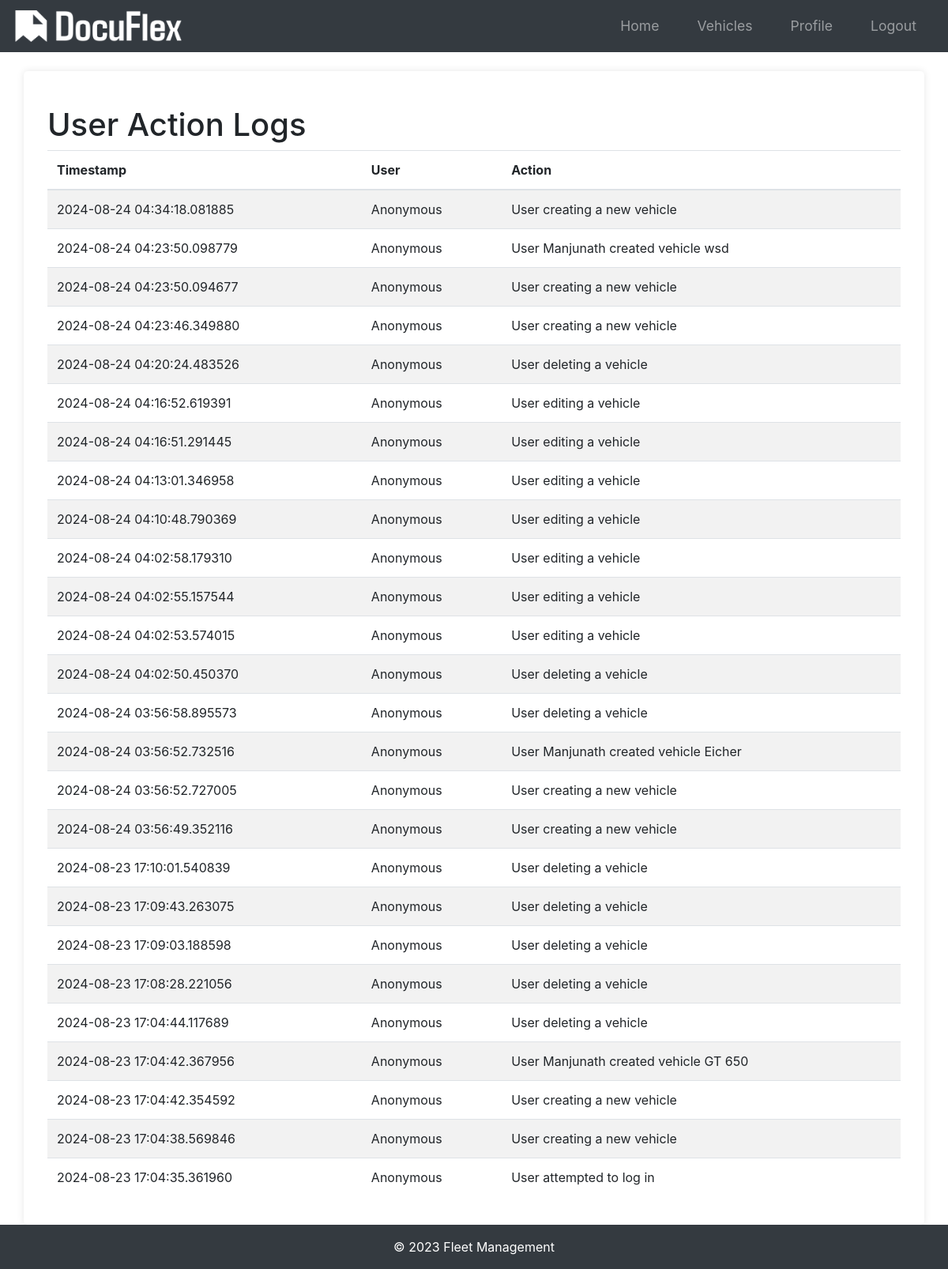
The app's page /logs (signed in) with its own data.
### app/models.py (models this page shows, shortened)
class Log(db.Model):
    id = db.Column(db.Integer, primary_key=True)
    user_id = db.Column(db.Integer, db.ForeignKey("user.id"), nullable=True)
    action = db.Column(db.String(255), nullable=False)
    timestamp = db.Column(db.DateTime, default=datetime.utcnow, nullable=False)

### app/routes.py (the view)
@main.route("/logs")
@login_required  # Ensure only logged-in users can see this
def view_logs():
    logs = Log.query.order_by(Log.timestamp.desc()).all()
    return render_template("view_logs.html", logs=logs)

### app/__init__.py (called while the page is built)
def create_app(config_class=Config):
    app = Flask(__name__)
    app.config.from_object(config_class)
    db.init_app(app)
    bcrypt.init_app(app)
    login_manager.init_app(app)
    mail.init_app(app)
    migrate.init_app(app, db)
    login_manager.login_view = "main.login"
    login_manager.login_message_category = "info"
    from app.models import User
    @login_manager.user_loader
    def load_user(user_id):
        return User.query.get(int(user_id))
    from app.routes import main as main_blueprint
    app.register_blueprint(main_blueprint)
    scheduler = BackgroundScheduler()
    scheduler.add_job(check_document_expirations, "interval", hours=24)
    scheduler.start()
    return app

### app/templates/view_logs.html (shortened to what this page needs)
{% extends "base.html" %}
{% block content %}
<div class="container">
    <h1 class="mt-4">User Action Logs</h1>
    <table class="table table-striped">
        <thead>
            <tr>
                <th scope="col">Timestamp</th>
                <th scope="col">User</th>
                <th scope="col">Action</th>
            </tr>
        </thead>
        <tbody>
            {% for log in logs %}
            <tr>
                <td>{{ log.timestamp }}</td>
                <td>{{ log.user.username if log.user else "Anonymous" }}</td>
                <td>{{ log.action }}</td>
            </tr>
            {% endfor %}
        </tbody>
    </table>
</div>
{% endblock %}

### app/static/styles.css (style rules this page uses)
body { font-family: Arial, sans-serif; margin: 0; padding: 0; background-color: #f4f4f4; }
.container { width: 80%; margin: 0 auto; }
body { font-family: Arial, sans-serif; margin: 0; padding: 0; }

### app/templates/base.html (style rules this page uses)
html, body { height: 100%; margin: 0; display: flex; flex-direction: column; }
.container { flex: 1; }

### records on screen
Log: timestamp "2024-08-24 04:34:18.081885", user "Anonymous", action "User creating a new vehicle"
Log: timestamp "2024-08-24 04:23:50.098779", user "Anonymous", action "User Manjunath created vehicle wsd"
Log: timestamp "2024-08-24 04:23:50.094677", user "Anonymous", action "User creating a new vehicle"
Log: timestamp "2024-08-24 04:23:46.349880", user "Anonymous", action "User creating a new vehicle"
Log: timestamp "2024-08-24 04:20:24.483526", user "Anonymous", action "User deleting a vehicle"
Log: timestamp "2024-08-24 04:16:52.619391", user "Anonymous", action "User editing a vehicle"
Log: timestamp "2024-08-24 04:16:51.291445", user "Anonymous", action "User editing a vehicle"
Log: timestamp "2024-08-24 04:13:01.346958", user "Anonymous", action "User editing a vehicle"
Log: timestamp "2024-08-24 04:10:48.790369", user "Anonymous", action "User editing a vehicle"
Log: timestamp "2024-08-24 04:02:58.179310", user "Anonymous", action "User editing a vehicle"
Log: timestamp "2024-08-24 04:02:55.157544", user "Anonymous", action "User editing a vehicle"
Log: timestamp "2024-08-24 04:02:53.574015", user "Anonymous", action "User editing a vehicle"
Log: timestamp "2024-08-24 04:02:50.450370", user "Anonymous", action "User deleting a vehicle"
Log: timestamp "2024-08-24 03:56:58.895573", user "Anonymous", action "User deleting a vehicle"
Log: timestamp "2024-08-24 03:56:52.732516", user "Anonymous", action "User Manjunath created vehicle Eicher"
Log: timestamp "2024-08-24 03:56:52.727005", user "Anonymous", action "User creating a new vehicle"
Log: timestamp "2024-08-24 03:56:49.352116", user "Anonymous", action "User creating a new vehicle"
Log: timestamp "2024-08-23 17:10:01.540839", user "Anonymous", action "User deleting a vehicle"
Log: timestamp "2024-08-23 17:09:43.263075", user "Anonymous", action "User deleting a vehicle"
Log: timestamp "2024-08-23 17:09:03.188598", user "Anonymous", action "User deleting a vehicle"
Log: timestamp "2024-08-23 17:08:28.221056", user "Anonymous", action "User deleting a vehicle"
Log: timestamp "2024-08-23 17:04:44.117689", user "Anonymous", action "User deleting a vehicle"
Log: timestamp "2024-08-23 17:04:42.367956", user "Anonymous", action "User Manjunath created vehicle GT 650"
Log: timestamp "2024-08-23 17:04:42.354592", user "Anonymous", action "User creating a new vehicle"
Log: timestamp "2024-08-23 17:04:38.569846", user "Anonymous", action "User creating a new vehicle"
Log: timestamp "2024-08-23 17:04:35.361960", user "Anonymous", action "User attempted to log in"
